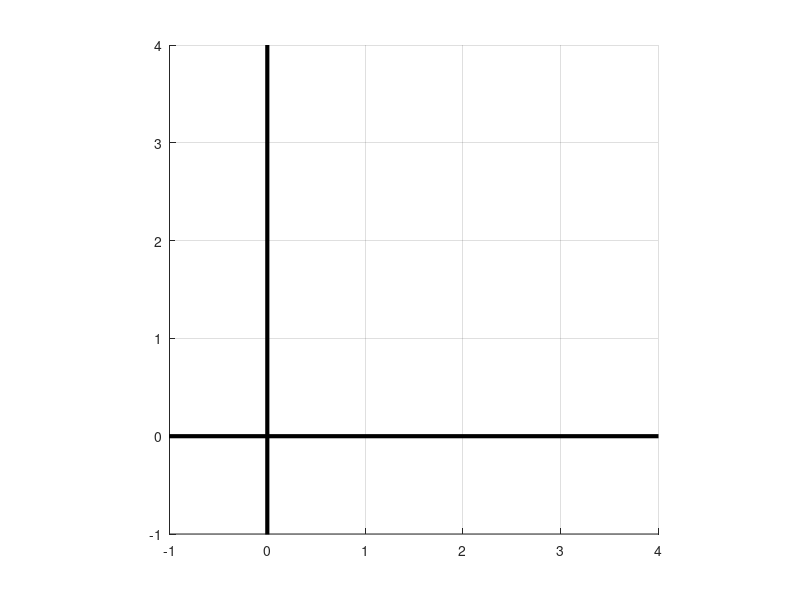

Recreate this plot in MATLAB. (Note: this script raises an error after producing the figure.)
close all
figure
hold on
axis([-1 4 -1 4])
xticks([ -1 0 1 2 3 4])
yticks([-1 0 1 2 3 4])
line([0 0],[-4 4],'color','k','linewidth',3)
line([-4 4],[0 0],'color','k','linewidth',3)
axis square
grid on;
ax = gca
ax.GridLineStyle = '-'
ax.GridColor = 'k'
ax.GridAlpha = 1;
set(ax,'fontsize',16)

figure
hold on
plot(3,3,'.b','markersize',35)
plot(2,0,'.b','markersize',35)
plot(0,2,'.b','markersize',35)
plot(1,-1,'.b','markersize',35)
plot(-1,1,'.b','markersize',35)
plot(-1,-1,'.b','markersize',35)
plot(-3,-1,'.b','markersize',35)
plot(-1,-3,'.b','markersize',35)

axis([-5 5 -5 5])
xticks([-5 -4 -3 -2 -1 0 1 2 3 4 5])
yticks([-5 -4 -3 -2 -1 0 1 2 3 4 5])
line([0 0],[-5 5],'color','k','linewidth',3)
line([-5 5],[0 0],'color','k','linewidth',3)
legend('data','interpreter','latex','fontsize',16)
axis square
grid on;
ax = gca
ax.GridLineStyle = '-'
ax.GridColor = 'k'
ax.GridAlpha = 1;
set(ax,'fontsize',16)